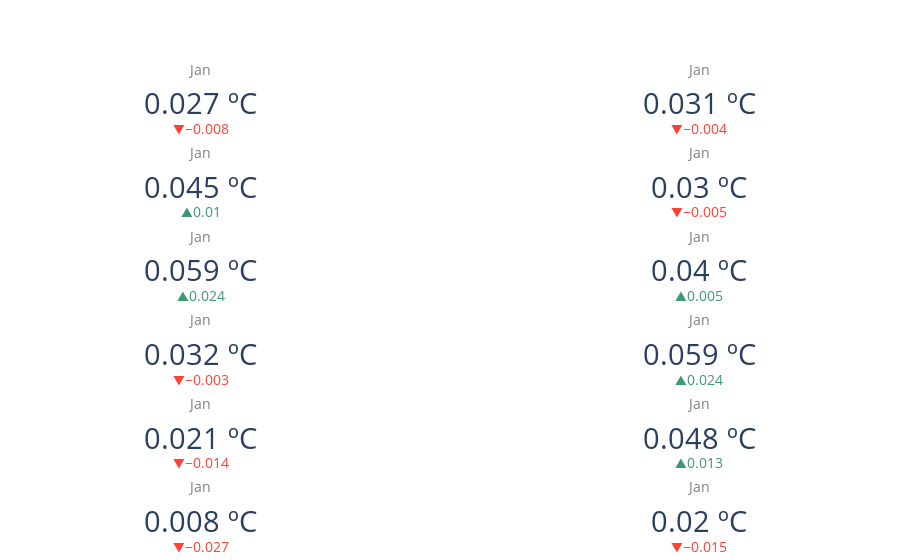

Here is the notebook cell this chart was saved with:
### Code cell
x = plot_indices(new_df, mean)
x

### Figure 1 — Plotly figure (JSON) as saved in the notebook; plotly's stock layout.template omitted (floating-point values rounded to 4 significant figures)
{"data": [{"delta": {"position": "bottom", "reference": 0.035, "relative": false}, "domain": {"column": 0, "row": 1}, "mode": "number+delta", "number": {"suffix": " ºC"}, "title": {"text": "<br><span style='font-size:0.7em;color:gray'>Jan</span>"}, "type": "indicator", "value": 0.027}, {"delta": {"position": "bottom", "reference": 0.035, "relative": false}, "domain": {"column": 0, "row": 2}, "mode": "number+delta", "number": {"suffix": " ºC"}, "title": {"text": "<br><span style='font-size:0.7em;color:gray'>Jan</span>"}, "type": "indicator", "value": 0.045}, {"delta": {"position": "bottom", "reference": 0.035, "relative": false}, "domain": {"column": 0, "row": 3}, "mode": "number+delta", "number": {"suffix": " ºC"}, "title": {"text": "<br><span style='font-size:0.7em;color:gray'>Jan</span>"}, "type": "indicator", "value": 0.059}, {"delta": {"position": "bottom", "reference": 0.035, "relative": false}, "domain": {"column": 0, "row": 4}, "mode": "number+delta", "number": {"suffix": " ºC"}, "title": {"text": "<br><span style='font-size:0.7em;color:gray'>Jan</span>"}, "type": "indicator", "value": 0.032}, {"delta": {"position": "bottom", "reference": 0.035, "relative": false}, "domain": {"column": 0, "row": 5}, "mode": "number+delta", "number": {"suffix": " ºC"}, "title": {"text": "<br><span style='font-size:0.7em;color:gray'>Jan</span>"}, "type": "indicator", "value": 0.021}, {"delta": {"position": "bottom", "reference": 0.035, "relative": false}, "domain": {"column": 0, "row": 6}, "mode": "number+delta", "number": {"suffix": " ºC"}, "title": {"text": "<br><span style='font-size:0.7em;color:gray'>Jan</span>"}, "type": "indicator", "value": 0.008}, {"delta": {"position": "bottom", "reference": 0.035, "relative": false}, "domain": {"column": 1, "row": 1}, "mode": "number+delta", "number": {"suffix": " ºC"}, "title": {"text": "<br><span style='font-size:0.7em;color:gray'>Jan</span>"}, "type": "indicator", "value": 0.031}, {"delta": {"position": "bottom", "reference": 0.035, "relative": false}, "domain": {"column": 1, "row": 2}, "mode": "number+delta", "number": {"suffix": " ºC"}, "title": {"text": "<br><span style='font-size:0.7em;color:gray'>Jan</span>"}, "type": "indicator", "value": 0.03}, {"delta": {"position": "bottom", "reference": 0.035, "relative": false}, "domain": {"column": 1, "row": 3}, "mode": "number+delta", "number": {"suffix": " ºC"}, "title": {"text": "<br><span style='font-size:0.7em;color:gray'>Jan</span>"}, "type": "indicator", "value": 0.04}, {"delta": {"position": "bottom", "reference": 0.035, "relative": false}, "domain": {"column": 1, "row": 4}, "mode": "number+delta", "number": {"suffix": " ºC"}, "title": {"text": "<br><span style='font-size:0.7em;color:gray'>Jan</span>"}, "type": "indicator", "value": 0.059}, {"delta": {"position": "bottom", "reference": 0.035, "relative": false}, "domain": {"column": 1, "row": 5}, "mode": "number+delta", "number": {"suffix": " ºC"}, "title": {"text": "<br><span style='font-size:0.7em;color:gray'>Jan</span>"}, "type": "indicator", "value": 0.048}, {"delta": {"position": "bottom", "reference": 0.035, "relative": false}, "domain": {"column": 1, "row": 6}, "mode": "number+delta", "number": {"suffix": " ºC"}, "title": {"text": "<br><span style='font-size:0.7em;color:gray'>Jan</span>"}, "type": "indicator", "value": 0.02}], "layout": {"grid": {"columns": 2, "pattern": "independent", "rows": 7}, "margin": {"b": 0, "l": 1, "r": 1, "t": 0}}}
